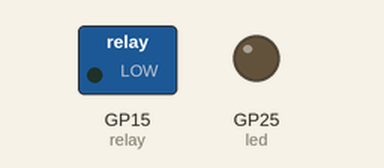
Simulated run of this program. Board: Raspberry Pi Pico running MicroPython. On the bench: switched loads named in the program (green lamp = pin HIGH), output pins drawn as LEDs (lit = HIGH).

Above: at 0.1 s.
At 5.1 s:
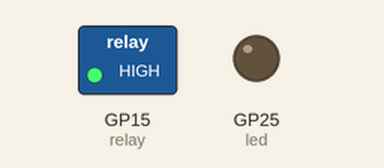
Timing chart, 0 to 6.6 s (numbered marks = the images above):
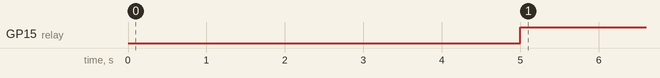

The program:

tester.py
```python
from machine import Pin, PWM, Timer
import utime
import time
MID = 1500000
MIN = 1000000
MAX = 2000000


led = machine.Pin("LED", machine.Pin.OUT)
relay = machine.Pin(15, machine.Pin.OUT)
while True:
    time.sleep(5)
    relay.high()
    led.low()
```

Measured:
- by itself, GP15 (relay): LOW → HIGH at 5.0 s
